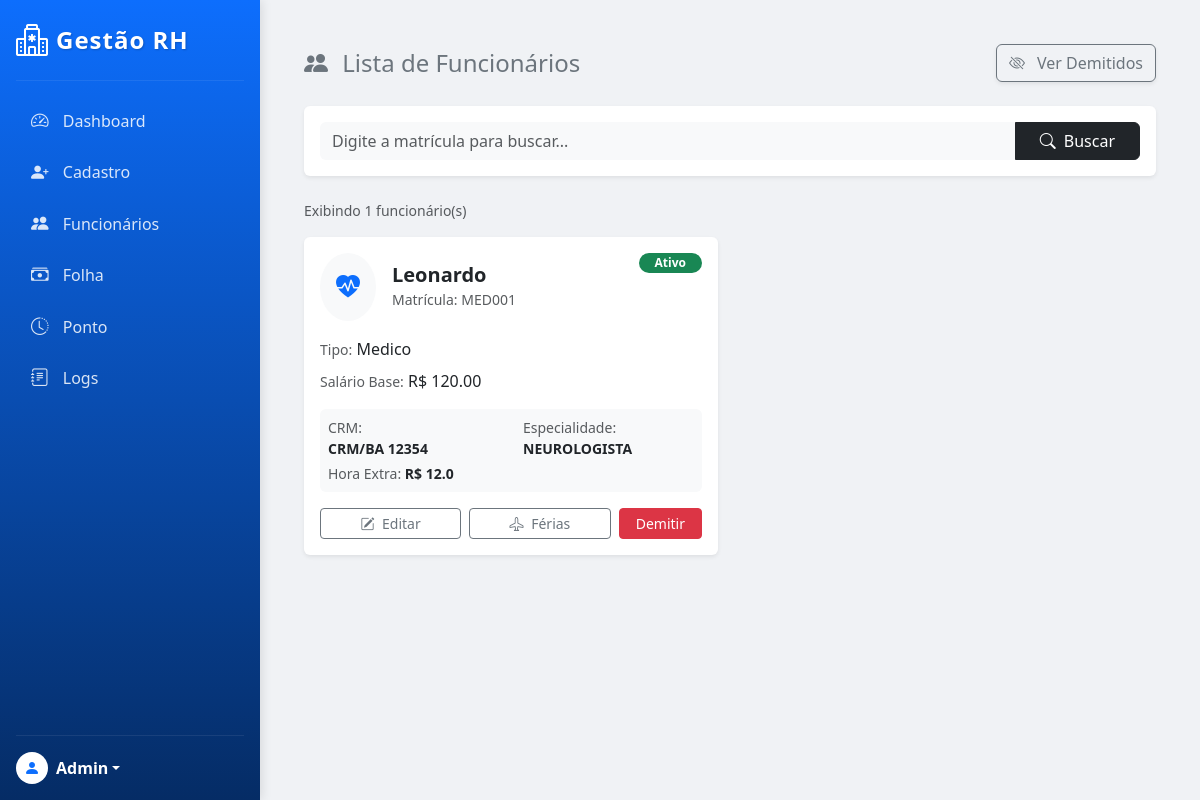
The app's page /funcionarios (signed in), older data.
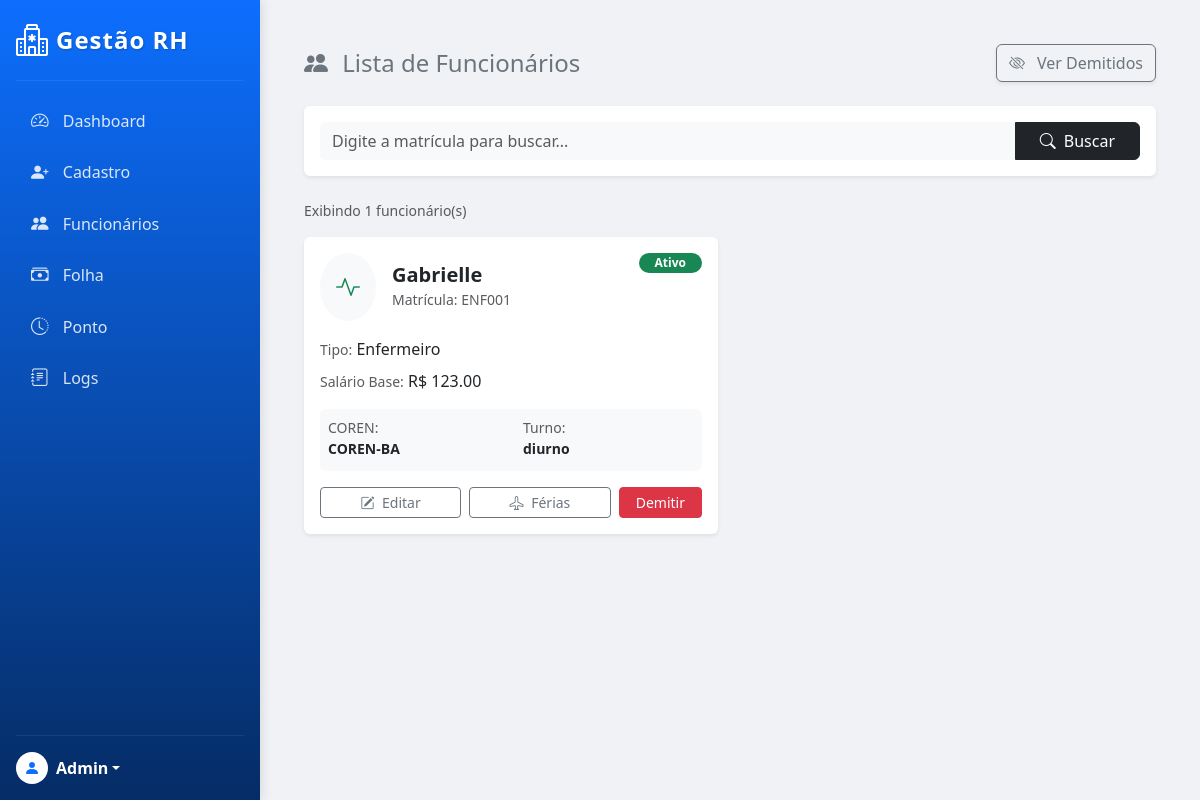
The same page, newer data.
### medico.py (models this page shows, shortened)
class Medico(Funcionario):
    __tablename__ = 'medicos' # Tabela separada
    id = db.Column(db.Integer, db.ForeignKey('funcionarios.id'), primary_key=True)
    crm = db.Column(db.String(20))
    especialidade = db.Column(db.String(50))
    valor_hora_extra = db.Column(db.Float)
    __mapper_args__ = {
        'polymorphic_identity': 'medico',
    }

### funcionario.py (models this page shows, shortened)
class Funcionario(db.Model):
    __tablename__ = 'funcionarios' # Nome da tabela
    id = db.Column(db.Integer, primary_key=True)
    matricula = db.Column(db.String(20), unique=True, nullable=False)
    nome = db.Column(db.String(100), nullable=False)
    cpf = db.Column(db.String(14), nullable=False)
    salario_base = db.Column(db.Float, nullable=False)
    esta_ativo = db.Column(db.Boolean, default=True)
    em_ferias = db.Column(db.Boolean, default=False)
    tipo_func = db.Column(db.String(50))
    __mapper_args__ = {
        'polymorphic_identity': 'funcionario',
        'polymorphic_on': tipo_func
    }

### enfermeiro.py (models this page shows, shortened)
class Enfermeiro(Funcionario):
    __tablename__ = 'enfermeiros'
    id = db.Column(db.Integer, db.ForeignKey('funcionarios.id'), primary_key=True)
    coren = db.Column(db.String(20))
    turno = db.Column(db.String(20))
    adicional_noturno = db.Column(db.Float)
    __mapper_args__ = {
        'polymorphic_identity': 'enfermeiro',
    }

### app.py (the view)
@app.route('/funcionarios')
def funcionarios():
    if session.get('permissao') != 'admin':
        return redirect('/')
    status_filtro = request.args.get('ver')
    if status_filtro == 'demitidos':
        lista = Funcionario.query.filter_by(esta_ativo=False).all()
        titulo = "Funcionários Demitidos"
    else:
        lista = Funcionario.query.filter_by(esta_ativo=True).all()
        titulo = "Lista de Funcionários"
    return render_template('funcionarios.html', funcionarios=lista, filtro_atual=status_filtro, titulo_pagina=titulo)

### templates/funcionarios.html (shortened to what the changed rows need)
{% extends 'base.html' %}
{% block conteudo %}
<div class="container-fluid p-4">
    <div class="row">
        {% for func in funcionarios %}
        <div class="col-xl-6 col-md-12 mb-4">
            <div class="card border-0 shadow-sm h-100">
                <div class="card-body">
                    <div class="d-flex justify-content-between align-items-start mb-3">
                        <div class="d-flex align-items-center">
                            <div class="rounded-circle bg-light p-3 me-3
                                {% if func.tipo_func == 'medico' %} text-primary
                                {% elif func.tipo_func == 'enfermeiro' %} text-success
                                {% else %} text-warning {% endif %}">
                                {% if func.tipo_func == 'medico' %} <i class="bi bi-heart-pulse-fill fs-4"></i>
                                {% elif func.tipo_func == 'enfermeiro' %} <i class="bi bi-activity fs-4"></i>
                                {% else %} <i class="bi bi-briefcase-fill fs-4"></i>
                                {% endif %}
                            </div>
                            <div>
                                <h5 class="card-title mb-0 fw-bold">{{ func.nome }}</h5>
                                <small class="text-muted">Matrícula: {{ func.matricula }}</small>
                            </div>
                        </div>
                        {% if not func.esta_ativo %}
                            <span class="badge bg-danger rounded-pill px-3">Inativo</span>
                        {% elif func.em_ferias %}
                            <span class="badge bg-warning text-dark rounded-pill px-3">Em Férias</span>
                        {% else %}
                            <span class="badge bg-success rounded-pill px-3">Ativo</span>
                        {% endif %}
                    </div>
                    <div class="row g-2 mb-3">
                        <div class="col-12">
                            <span class="text-muted small">Tipo:</span>
                            <span class="fw-medium">{{ func.tipo_func.capitalize() }}</span>
                        </div>
                        <div class="col-12">
                            <span class="text-muted small">Salário Base:</span>
                            <span class="fw-medium">R$ {{ "%.2f"|format(func.salario_base) }}</span>
                        </div>
                    </div>
                    <div class="bg-light p-2 rounded mb-3 small">
                        <div class="row">
                            {% if func.tipo_func == 'medico' %}
                                <div class="col-6 mb-1">
                                    <span class="text-muted">CRM:</span> <br> <strong>{{ func.crm }}</strong>
                                </div>
                                <div class="col-6 mb-1">
                                    <span class="text-muted">Especialidade:</span> <br> <strong>{{ func.especialidade }}</strong>
                                </div>
                                <div class="col-12">
                                    <span class="text-muted">Hora Extra:</span> <strong>R$ {{ func.valor_hora_extra }}</strong>
                                </div>
                            {% elif func.tipo_func == 'enfermeiro' %}
                                <div class="col-6 mb-1">
                                    <span class="text-muted">COREN:</span> <br> <strong>{{ func.coren }}</strong>
                                </div>
                                <div class="col-6 mb-1">
                                    <span class="text-muted">Turno:</span> <br> <strong>{{ func.turno }}</strong>
                                </div>
                            {% else %} <div class="col-12">
                                    <span class="text-muted">Cargo:</span> <br> <strong>{{ func.cargo }}</strong>
                                </div>
                            {% endif %}
                        </div>
                    </div>
                    <div class="d-flex gap-2">
                        <a href="/editar/{{ func.id }}" class="btn btn-outline-secondary btn-sm flex-grow-1">
                            <i class="bi bi-pencil-square me-1"></i> Editar
                        </a>
                        {% if func.esta_ativo %}
                            <form action="/ferias/{{ func.id }}" method="POST" style="display:inline;" class="flex-grow-1">
                                {% if func.em_ferias %}
                                    <button type="submit" class="btn btn-warning btn-sm w-100">
                                        <i class="bi bi-briefcase me-1"></i> Voltar
                                    </button>
                                {% else %}
                                    <button type="submit" class="btn btn-outline-secondary btn-sm w-100">
                                        <i class="bi bi-airplane me-1"></i> Férias
                                    </button>
                                {% endif %}
                            </form>
                        {% endif %}
                        {% if func.esta_ativo %}
                            <form action="/demitir/{{ func.id }}" method="POST" style="display:inline;">
                                <button type="submit" class="btn btn-danger btn-sm px-3" onclick="return confirm('Tem certeza que deseja demitir este funcionário?')">
                                    Demitir
                                </button>
                            </form>
                        {% else %}
                            <button class="btn btn-secondary btn-sm px-3" disabled>Inativo</button>
                        {% endif %}
                    </div>
                </div>
            </div>
        </div>
        {% endfor %}
    </div> </div>
{% endblock %}

Row changes from the older to the newer data that the page shows:
no longer on this page (row unchanged): Medico: nome "Leonardo", matricula "MED001", tipo_func "Medico", crm "CRM/BA 12354", especialidade "NEUROLOGISTA", valor_hora_extra "12.0"
no longer on this page (row edited): Funcionario: salario_base "120.00"
added Enfermeiro: nome "Gabrielle", matricula "ENF001", tipo_func "Enfermeiro", coren "COREN-BA", turno "diurno"
added Funcionario: salario_base "123.00"
